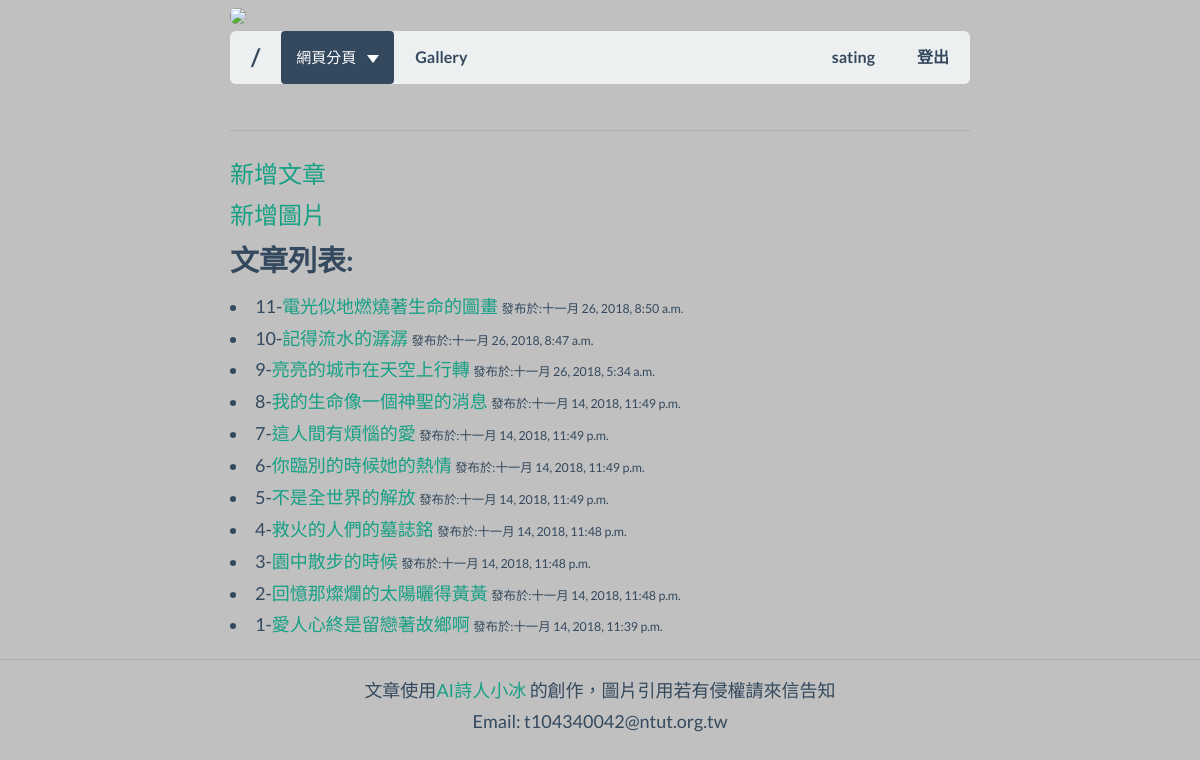
/dashboard/ (signed in), run on an earlier commit of the app's database.
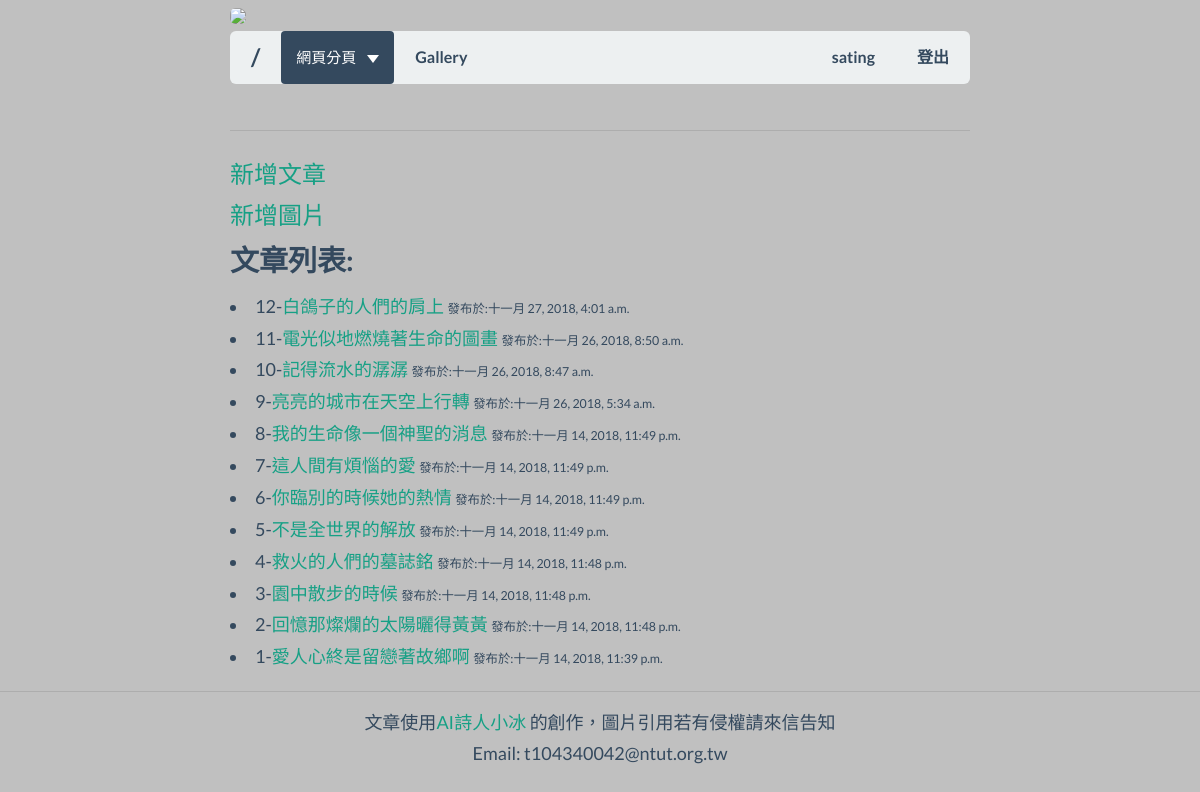
And on a later commit of the database.
### blog/models.py (models this page shows, shortened)
class Post(models.Model):
    author = models.CharField('作者',max_length = 200 ,editable = False )
    title = models.CharField('標題' ,max_length = 200 )
    slug = models.SlugField('網址' ,editable = False )
    context = models.TextField('文章內容' )
    publish_time = models.DateTimeField('發布時間' ,auto_now_add = True )
    edited_time = models.DateTimeField('修改時間' ,auto_now = True )
    history = HistoricalRecords()
    def rename(instance,filename):
        ext = filename.split('.')[-1]
        return '{0}/{1}.{2}'.format('post/side',instance.slug,ext)
    image = models.FileField('側邊圖片',upload_to=rename,blank=True )

### Django_website/views.py (the view)
# urls.py: path('dashboard/',Dashboard),
@login_required
def Dashboard(request):
    posts = Post.objects.all().order_by('-publish_time')
    return render(request,'Dashboard.html',locals())

### templates/Dashboard.html (shortened to what this page needs)
{% extends 'Base.html' %}
{% block index %}
<div class="container ">
    <h6><a href='/dashboard/new_post/'>新增文章</a></h6>
    <h6><a href='/dashboard/edit_gallery/'>新增圖片</a></h6>
    <h4>文章列表:</h4>
    {% for post in posts %}
    <li>{{ forloop.revcounter }}-<a href='/post/{{ post.slug }}'>{{ post.title }}</a>
    <small><small>發布於:{{ post.publish_time }}</small></small></li>
    {% endfor %}
</div>
{% endblock index %}

What changed in the data, as far as the page shows it:
added Post: title "白鴿子的人們的肩上", publish_time "十一月 27, 2018, 4:01 a.m."
